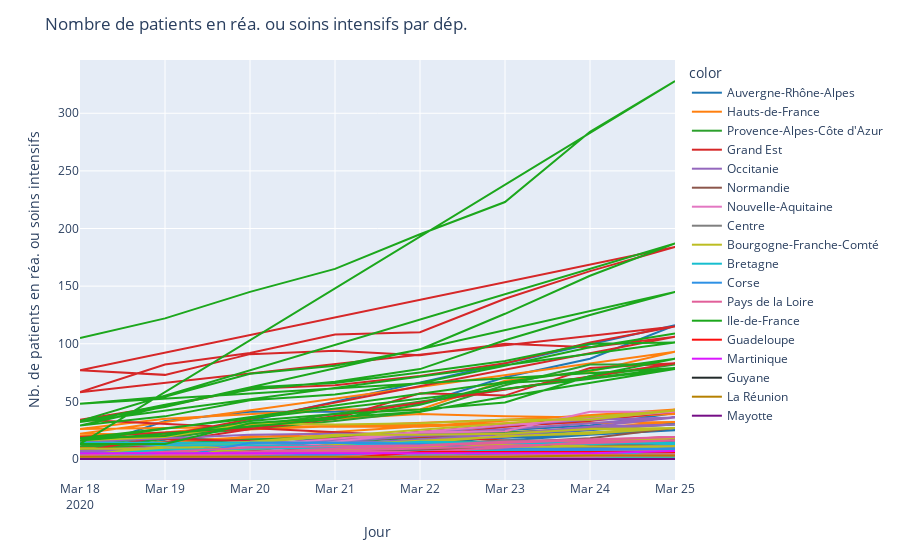

The cell this chart's notebook holds for it:
### Code cell
fig = px.line(x=df['jour'], y=df['rea'], color=df["regionName"], color_discrete_sequence=colors)
fig.update_layout(
    title_text='Nombre de patients en réa. ou soins intensifs par dép.'
)
fig.update_xaxes(title="Jour")
fig.update_yaxes(title="Nb. de patients en réa. ou soins intensifs")
fig.show()

### Figure 1 — Plotly figure (JSON) as saved in the notebook; plotly's stock layout.template omitted (floating-point values rounded to 4 significant figures)
{"data": [{"hoverlabel": {"namelength": 0}, "hovertemplate": "color=Auvergne-Rhône-Alpes<br>x=%{x}<br>y=%{y}", "legendgroup": "Auvergne-Rhône-Alpes", "line": {"color": "#1F77B4", "dash": "solid"}, "mode": "lines", "name": "Auvergne-Rhône-Alpes", "showlegend": true, "type": "scatter", "x": ["2020-03-18", "2020-03-19", "2020-03-20", "2020-03-21", "2020-03-22", "2020-03-23", "2020-03-24", "2020-03-25", "2020-03-18", "2020-03-19", "2020-03-20", "2020-03-21", "2020-03-22", "2020-03-23", "2020-03-24", "2020-03-25", "2020-03-18", "2020-03-19", "2020-03-20", "2020-03-21", "2020-03-22", "2020-03-23", "2020-03-24", "2020-03-25", "2020-03-18", "2020-03-19", "2020-03-20", "2020-03-21", "2020-03-22", "2020-03-23", "2020-03-24", "2020-03-25", "2020-03-18", "2020-03-19", "2020-03-20", "2020-03-21", "2020-03-22", "2020-03-23", "2020-03-24", "2020-03-25", "2020-03-18", "2020-03-19", "2020-03-20", "2020-03-21", "2020-03-22", "2020-03-23", "2020-03-24", "2020-03-25", "2020-03-18", "2020-03-19", "2020-03-20", "2020-03-21", "2020-03-22", "2020-03-23", "2020-03-24", "2020-03-25", "2020-03-18", "2020-03-19", "2020-03-20", "2020-03-21", "2020-03-22", "2020-03-23", "2020-03-24", "2020-03-25", "2020-03-18", "2020-03-19", "2020-03-20", "2020-03-21", "2020-03-22", "2020-03-23", "2020-03-24", "2020-03-25", "2020-03-18", "2020-03-19", "2020-03-20", "2020-03-21", "2020-03-22", "2020-03-23", "2020-03-24", "2020-03-25", "2020-03-18", "2020-03-19", "2020-03-20", "2020-03-21", "2020-03-22", "2020-03-23", "2020-03-24", "2020-03-25", "2020-03-18", "2020-03-19", "2020-03-20", "2020-03-21", "2020-03-22", "2020-03-23", "2020-03-24", "2020-03-25"], "xaxis": "x", "y": [0, 0, 0, 0, 1, 3, 3, 6, 0, 0, 0, 0, 0, 0, 0, 0, 1, 2, 3, 3, 3, 3, 4, 5, 1, 1, 1, 1, 1, 2, 3, 4, 2, 8, 9, 9, 11, 16, 21, 25, 2, 2, 2, 2, 2, 7, 7, 16, 10, 18, 17, 18, 23, 25, 29, 40, 1, 1, 2, 2, 2, 3, 3, 4, 2, 1, 1, 1, 2, 3, 4, 4, 8, 33, 41, 41, 48, 71, 87, 116, 0, 2, 2, 2, 2, 4, 4, 7, 8, 11, 9, 9, 11, 20, 25, 31], "yaxis": "y"}, {"hoverlabel": {"namelength": 0}, "hovertemplate": "color=Hauts-de-France<br>x=%{x}<br>y=%{y}", "legendgroup": "Hauts-de-France", "line": {"color": "#FF7F0E", "dash": "solid"}, "mode": "lines", "name": "Hauts-de-France", "showlegend": true, "type": "scatter", "x": ["2020-03-18", "2020-03-19", "2020-03-20", "2020-03-21", "2020-03-22", "2020-03-23", "2020-03-24", "2020-03-25", "2020-03-18", "2020-03-19", "2020-03-20", "2020-03-21", "2020-03-22", "2020-03-23", "2020-03-24", "2020-03-25", "2020-03-18", "2020-03-19", "2020-03-20", "2020-03-21", "2020-03-22", "2020-03-23", "2020-03-24", "2020-03-25", "2020-03-18", "2020-03-19", "2020-03-20", "2020-03-21", "2020-03-22", "2020-03-23", "2020-03-24", "2020-03-25", "2020-03-18", "2020-03-19", "2020-03-20", "2020-03-21", "2020-03-22", "2020-03-23", "2020-03-24", "2020-03-25"], "xaxis": "x", "y": [10, 15, 19, 20, 21, 23, 27, 32, 26, 35, 39, 43, 43, 68, 76, 93, 22, 21, 28, 28, 28, 31, 35, 43, 9, 11, 20, 18, 20, 28, 34, 40, 20, 23, 30, 35, 39, 37, 36, 39], "yaxis": "y"}, {"hoverlabel": {"namelength": 0}, "hovertemplate": "color=Provence-Alpes-Côte d'Azur<br>x=%{x}<br>y=%{y}", "legendgroup": "Provence-Alpes-Côte d'Azur", "line": {"color": "#2CA02C", "dash": "solid"}, "mode": "lines", "name": "Provence-Alpes-Côte d'Azur", "showlegend": true, "type": "scatter", "x": ["2020-03-18", "2020-03-19", "2020-03-20", "2020-03-21", "2020-03-22", "2020-03-23", "2020-03-24", "2020-03-25", "2020-03-18", "2020-03-19", "2020-03-20", "2020-03-21", "2020-03-22", "2020-03-23", "2020-03-24", "2020-03-25", "2020-03-18", "2020-03-19", "2020-03-20", "2020-03-21", "2020-03-22", "2020-03-23", "2020-03-24", "2020-03-25", "2020-03-18", "2020-03-19", "2020-03-20", "2020-03-21", "2020-03-22", "2020-03-23", "2020-03-24", "2020-03-25", "2020-03-18", "2020-03-19", "2020-03-20", "2020-03-21", "2020-03-22", "2020-03-23", "2020-03-24", "2020-03-25", "2020-03-18", "2020-03-19", "2020-03-20", "2020-03-21", "2020-03-22", "2020-03-23", "2020-03-24", "2020-03-25"], "xaxis": "x", "y": [1, 1, 1, 1, 1, 1, 1, 1, 1, 1, 1, 1, 1, 3, 4, 4, 1, 5, 7, 7, 8, 13, 12, 17, 11, 20, 26, 33, 41, 64, 82, 82, 7, 13, 17, 19, 22, 23, 26, 30, 3, 4, 3, 5, 5, 8, 8, 9], "yaxis": "y"}, {"hoverlabel": {"namelength": 0}, "hovertemplate": "color=Grand Est<br>x=%{x}<br>y=%{y}", "legendgroup": "Grand Est", "line": {"color": "#D62728", "dash": "solid"}, "mode": "lines", "name": "Grand Est", "showlegend": true, "type": "scatter", "x": ["2020-03-18", "2020-03-19", "2020-03-20", "2020-03-21", "2020-03-22", "2020-03-23", "2020-03-24", "2020-03-25", "2020-03-18", "2020-03-19", "2020-03-20", "2020-03-21", "2020-03-22", "2020-03-23", "2020-03-24", "2020-03-25", "2020-03-18", "2020-03-19", "2020-03-20", "2020-03-21", "2020-03-22", "2020-03-23", "2020-03-24", "2020-03-25", "2020-03-18", "2020-03-19", "2020-03-20", "2020-03-21", "2020-03-22", "2020-03-23", "2020-03-24", "2020-03-25", "2020-03-18", "2020-03-19", "2020-03-20", "2020-03-21", "2020-03-22", "2020-03-23", "2020-03-24", "2020-03-25", "2020-03-18", "2020-03-19", "2020-03-20", "2020-03-21", "2020-03-22", "2020-03-23", "2020-03-24", "2020-03-25", "2020-03-18", "2020-03-19", "2020-03-20", "2020-03-21", "2020-03-22", "2020-03-23", "2020-03-24", "2020-03-25", "2020-03-18", "2020-03-19", "2020-03-20", "2020-03-21", "2020-03-22", "2020-03-23", "2020-03-24", "2020-03-25", "2020-03-18", "2020-03-19", "2020-03-20", "2020-03-21", "2020-03-22", "2020-03-23", "2020-03-24", "2020-03-25", "2020-03-18", "2020-03-19", "2020-03-20", "2020-03-21", "2020-03-22", "2020-03-23", "2020-03-24", "2020-03-25"], "xaxis": "x", "y": [0, 0, 1, 1, 1, 3, 3, 3, 0, 1, 2, 2, 4, 4, 4, 9, 7, 7, 11, 16, 19, 28, 33, 41, 0, 0, 0, 0, 2, 3, 6, 7, 19, 23, 26, 35, 57, 55, 79, 83, 3, 3, 5, 6, 6, 7, 7, 9, 34, 46, 61, 64, 72, 83, 101, 115, 58, 82, 92, 108, 110, 139, 163, 184, 77, 73, 91, 94, 90, 100, 97, 106, 6, 6, 5, 6, 9, 10, 11, 18], "yaxis": "y"}, {"hoverlabel": {"namelength": 0}, "hovertemplate": "color=Occitanie<br>x=%{x}<br>y=%{y}", "legendgroup": "Occitanie", "line": {"color": "#9467BD", "dash": "solid"}, "mode": "lines", "name": "Occitanie", "showlegend": true, "type": "scatter", "x": ["2020-03-18", "2020-03-19", "2020-03-20", "2020-03-21", "2020-03-22", "2020-03-23", "2020-03-24", "2020-03-25", "2020-03-18", "2020-03-19", "2020-03-20", "2020-03-21", "2020-03-22", "2020-03-23", "2020-03-24", "2020-03-25", "2020-03-18", "2020-03-19", "2020-03-20", "2020-03-21", "2020-03-22", "2020-03-23", "2020-03-24", "2020-03-25", "2020-03-18", "2020-03-19", "2020-03-20", "2020-03-21", "2020-03-22", "2020-03-23", "2020-03-24", "2020-03-25", "2020-03-18", "2020-03-19", "2020-03-20", "2020-03-21", "2020-03-22", "2020-03-23", "2020-03-24", "2020-03-25", "2020-03-18", "2020-03-19", "2020-03-20", "2020-03-21", "2020-03-22", "2020-03-23", "2020-03-24", "2020-03-25", "2020-03-18", "2020-03-19", "2020-03-20", "2020-03-21", "2020-03-22", "2020-03-23", "2020-03-24", "2020-03-25", "2020-03-18", "2020-03-19", "2020-03-20", "2020-03-21", "2020-03-22", "2020-03-23", "2020-03-24", "2020-03-25", "2020-03-18", "2020-03-19", "2020-03-20", "2020-03-21", "2020-03-22", "2020-03-23", "2020-03-24", "2020-03-25", "2020-03-18", "2020-03-19", "2020-03-20", "2020-03-21", "2020-03-22", "2020-03-23", "2020-03-24", "2020-03-25", "2020-03-18", "2020-03-19", "2020-03-20", "2020-03-21", "2020-03-22", "2020-03-23", "2020-03-24", "2020-03-25", "2020-03-18", "2020-03-19", "2020-03-20", "2020-03-21", "2020-03-22", "2020-03-23", "2020-03-24", "2020-03-25", "2020-03-18", "2020-03-19", "2020-03-20", "2020-03-21", "2020-03-22", "2020-03-23", "2020-03-24", "2020-03-25"], "xaxis": "x", "y": [1, 1, 1, 1, 1, 3, 3, 3, 7, 11, 11, 9, 9, 13, 11, 12, 2, 2, 2, 2, 2, 2, 3, 4, 3, 1, 1, 1, 1, 5, 8, 10, 5, 6, 10, 14, 16, 19, 28, 36, 1, 3, 3, 3, 3, 3, 3, 3, 15, 18, 21, 22, 22, 29, 34, 36, 0, 0, 0, 0, 0, 0, 0, 1, 0, 0, 0, 0, 0, 0, 2, 2, 0, 1, 1, 1, 1, 1, 1, 2, 5, 11, 15, 15, 20, 22, 28, 30, 0, 1, 1, 1, 2, 3, 3, 7, 0, 0, 0, 1, 1, 1, 1, 1], "yaxis": "y"}, {"hoverlabel": {"namelength": 0}, "hovertemplate": "color=Normandie<br>x=%{x}<br>y=%{y}", "legendgroup": "Normandie", "line": {"color": "#8C564B", "dash": "solid"}, "mode": "lines", "name": "Normandie", "showlegend": true, "type": "scatter", "x": ["2020-03-18", "2020-03-19", "2020-03-20", "2020-03-21", "2020-03-22", "2020-03-23", "2020-03-24", "2020-03-25", "2020-03-18", "2020-03-19", "2020-03-20", "2020-03-21", "2020-03-22", "2020-03-23", "2020-03-24", "2020-03-25", "2020-03-18", "2020-03-19", "2020-03-20", "2020-03-21", "2020-03-22", "2020-03-23", "2020-03-24", "2020-03-25", "2020-03-18", "2020-03-19", "2020-03-20", "2020-03-21", "2020-03-22", "2020-03-23", "2020-03-24", "2020-03-25", "2020-03-18", "2020-03-19", "2020-03-20", "2020-03-21", "2020-03-22", "2020-03-23", "2020-03-24", "2020-03-25"], "xaxis": "x", "y": [1, 1, 1, 3, 4, 6, 10, 14, 0, 1, 1, 3, 4, 4, 4, 6, 0, 0, 4, 4, 5, 7, 6, 5, 0, 0, 1, 1, 1, 2, 2, 4, 3, 4, 6, 10, 11, 14, 18, 27], "yaxis": "y"}, {"hoverlabel": {"namelength": 0}, "hovertemplate": "color=Nouvelle-Aquitaine<br>x=%{x}<br>y=%{y}", "legendgroup": "Nouvelle-Aquitaine", "line": {"color": "#E377C2", "dash": "solid"}, "mode": "lines", "name": "Nouvelle-Aquitaine", "showlegend": true, "type": "scatter", "x": ["2020-03-18", "2020-03-19", "2020-03-20", "2020-03-21", "2020-03-22", "2020-03-23", "2020-03-24", "2020-03-25", "2020-03-18", "2020-03-19", "2020-03-20", "2020-03-21", "2020-03-22", "2020-03-23", "2020-03-24", "2020-03-25", "2020-03-18", "2020-03-19", "2020-03-20", "2020-03-21", "2020-03-22", "2020-03-23", "2020-03-24", "2020-03-25", "2020-03-18", "2020-03-19", "2020-03-20", "2020-03-21", "2020-03-22", "2020-03-23", "2020-03-24", "2020-03-25", "2020-03-18", "2020-03-19", "2020-03-20", "2020-03-21", "2020-03-22", "2020-03-23", "2020-03-24", "2020-03-25", "2020-03-18", "2020-03-19", "2020-03-20", "2020-03-21", "2020-03-22", "2020-03-23", "2020-03-24", "2020-03-25", "2020-03-18", "2020-03-19", "2020-03-20", "2020-03-21", "2020-03-22", "2020-03-23", "2020-03-24", "2020-03-25", "2020-03-18", "2020-03-19", "2020-03-20", "2020-03-21", "2020-03-22", "2020-03-23", "2020-03-24", "2020-03-25", "2020-03-18", "2020-03-19", "2020-03-20", "2020-03-21", "2020-03-22", "2020-03-23", "2020-03-24", "2020-03-25", "2020-03-18", "2020-03-19", "2020-03-20", "2020-03-21", "2020-03-22", "2020-03-23", "2020-03-24", "2020-03-25", "2020-03-18", "2020-03-19", "2020-03-20", "2020-03-21", "2020-03-22", "2020-03-23", "2020-03-24", "2020-03-25", "2020-03-18", "2020-03-19", "2020-03-20", "2020-03-21", "2020-03-22", "2020-03-23", "2020-03-24", "2020-03-25"], "xaxis": "x", "y": [0, 0, 0, 1, 3, 4, 4, 3, 2, 2, 3, 4, 4, 6, 6, 6, 0, 0, 0, 0, 0, 1, 3, 4, 0, 0, 0, 0, 0, 0, 0, 0, 1, 1, 3, 3, 3, 3, 4, 5, 4, 5, 5, 15, 23, 24, 41, 41, 0, 0, 0, 0, 0, 0, 0, 2, 4, 1, 1, 1, 2, 4, 2, 1, 0, 0, 0, 1, 1, 1, 5, 7, 1, 1, 1, 1, 1, 1, 1, 1, 0, 0, 0, 0, 1, 1, 0, 0, 0, 1, 2, 2, 2, 2, 3, 5], "yaxis": "y"}, {"hoverlabel": {"namelength": 0}, "hovertemplate": "color=Centre<br>x=%{x}<br>y=%{y}", "legendgroup": "Centre", "line": {"color": "#7F7F7F", "dash": "solid"}, "mode": "lines", "name": "Centre", "showlegend": true, "type": "scatter", "x": ["2020-03-18", "2020-03-19", "2020-03-20", "2020-03-21", "2020-03-22", "2020-03-23", "2020-03-24", "2020-03-25", "2020-03-18", "2020-03-19", "2020-03-20", "2020-03-21", "2020-03-22", "2020-03-23", "2020-03-24", "2020-03-25", "2020-03-18", "2020-03-19", "2020-03-20", "2020-03-21", "2020-03-22", "2020-03-23", "2020-03-24", "2020-03-25", "2020-03-18", "2020-03-19", "2020-03-20", "2020-03-21", "2020-03-22", "2020-03-23", "2020-03-24", "2020-03-25", "2020-03-18", "2020-03-19", "2020-03-20", "2020-03-21", "2020-03-22", "2020-03-23", "2020-03-24", "2020-03-25", "2020-03-18", "2020-03-19", "2020-03-20", "2020-03-21", "2020-03-22", "2020-03-23", "2020-03-24", "2020-03-25"], "xaxis": "x", "y": [0, 0, 0, 0, 0, 0, 2, 5, 3, 4, 2, 2, 2, 10, 12, 18, 0, 0, 1, 2, 2, 5, 7, 7, 1, 3, 5, 4, 5, 6, 6, 8, 0, 0, 0, 0, 0, 1, 1, 2, 1, 3, 5, 6, 12, 16, 16, 18], "yaxis": "y"}, {"hoverlabel": {"namelength": 0}, "hovertemplate": "color=Bourgogne-Franche-Comté<br>x=%{x}<br>y=%{y}", "legendgroup": "Bourgogne-Franche-Comté", "line": {"color": "#BCBD22", "dash": "solid"}, "mode": "lines", "name": "Bourgogne-Franche-Comté", "showlegend": true, "type": "scatter", "x": ["2020-03-18", "2020-03-19", "2020-03-20", "2020-03-21", "2020-03-22", "2020-03-23", "2020-03-24", "2020-03-25", "2020-03-18", "2020-03-19", "2020-03-20", "2020-03-21", "2020-03-22", "2020-03-23", "2020-03-24", "2020-03-25", "2020-03-18", "2020-03-19", "2020-03-20", "2020-03-21", "2020-03-22", "2020-03-23", "2020-03-24", "2020-03-25", "2020-03-18", "2020-03-19", "2020-03-20", "2020-03-21", "2020-03-22", "2020-03-23", "2020-03-24", "2020-03-25", "2020-03-18", "2020-03-19", "2020-03-20", "2020-03-21", "2020-03-22", "2020-03-23", "2020-03-24", "2020-03-25", "2020-03-18", "2020-03-19", "2020-03-20", "2020-03-21", "2020-03-22", "2020-03-23", "2020-03-24", "2020-03-25", "2020-03-18", "2020-03-19", "2020-03-20", "2020-03-21", "2020-03-22", "2020-03-23", "2020-03-24", "2020-03-25", "2020-03-18", "2020-03-19", "2020-03-20", "2020-03-21", "2020-03-22", "2020-03-23", "2020-03-24", "2020-03-25"], "xaxis": "x", "y": [16, 19, 31, 30, 31, 34, 34, 42, 3, 11, 15, 21, 21, 22, 26, 27, 1, 1, 1, 1, 1, 1, 2, 4, 0, 0, 1, 1, 1, 2, 2, 2, 4, 3, 6, 6, 6, 6, 13, 18, 0, 3, 5, 6, 6, 7, 14, 19, 0, 1, 3, 3, 3, 7, 8, 11, 9, 9, 9, 11, 14, 20, 22, 27], "yaxis": "y"}, {"hoverlabel": {"namelength": 0}, "hovertemplate": "color=Bretagne<br>x=%{x}<br>y=%{y}", "legendgroup": "Bretagne", "line": {"color": "#17BECF", "dash": "solid"}, "mode": "lines", "name": "Bretagne", "showlegend": true, "type": "scatter", "x": ["2020-03-18", "2020-03-19", "2020-03-20", "2020-03-21", "2020-03-22", "2020-03-23", "2020-03-24", "2020-03-25", "2020-03-18", "2020-03-19", "2020-03-20", "2020-03-21", "2020-03-22", "2020-03-23", "2020-03-24", "2020-03-25", "2020-03-18", "2020-03-19", "2020-03-20", "2020-03-21", "2020-03-22", "2020-03-23", "2020-03-24", "2020-03-25", "2020-03-18", "2020-03-19", "2020-03-20", "2020-03-21", "2020-03-22", "2020-03-23", "2020-03-24", "2020-03-25"], "xaxis": "x", "y": [1, 1, 0, 1, 1, 1, 2, 2, 5, 5, 4, 2, 2, 1, 1, 9, 3, 8, 9, 10, 13, 14, 13, 14, 14, 12, 12, 11, 15, 14, 14, 13], "yaxis": "y"}, {"hoverlabel": {"namelength": 0}, "hovertemplate": "color=Corse<br>x=%{x}<br>y=%{y}", "legendgroup": "Corse", "line": {"color": "#2E91E5", "dash": "solid"}, "mode": "lines", "name": "Corse", "showlegend": true, "type": "scatter", "x": ["2020-03-18", "2020-03-19", "2020-03-20", "2020-03-21", "2020-03-22", "2020-03-23", "2020-03-24", "2020-03-25", "2020-03-18", "2020-03-19", "2020-03-20", "2020-03-21", "2020-03-22", "2020-03-23", "2020-03-24", "2020-03-25"], "xaxis": "x", "y": [0, 0, 14, 14, 13, 9, 9, 9, 0, 0, 0, 0, 0, 0, 0, 0], "yaxis": "y"}, {"hoverlabel": {"namelength": 0}, "hovertemplate": "color=Pays de la Loire<br>x=%{x}<br>y=%{y}", "legendgroup": "Pays de la Loire", "line": {"color": "#E15F99", "dash": "solid"}, "mode": "lines", "name": "Pays de la Loire", "showlegend": true, "type": "scatter", "x": ["2020-03-18", "2020-03-19", "2020-03-20", "2020-03-21", "2020-03-22", "2020-03-23", "2020-03-24", "2020-03-25", "2020-03-18", "2020-03-19", "2020-03-20", "2020-03-21", "2020-03-22", "2020-03-23", "2020-03-24", "2020-03-25", "2020-03-18", "2020-03-19", "2020-03-20", "2020-03-21", "2020-03-22", "2020-03-23", "2020-03-24", "2020-03-25", "2020-03-18", "2020-03-19", "2020-03-20", "2020-03-21", "2020-03-22", "2020-03-23", "2020-03-24", "2020-03-25", "2020-03-18", "2020-03-19", "2020-03-20", "2020-03-21", "2020-03-22", "2020-03-23", "2020-03-24", "2020-03-25"], "xaxis": "x", "y": [3, 6, 10, 11, 12, 15, 17, 19, 1, 3, 4, 6, 6, 10, 15, 16, 0, 1, 2, 2, 2, 2, 2, 4, 0, 0, 0, 0, 0, 2, 3, 3, 0, 1, 1, 2, 5, 6, 6, 7], "yaxis": "y"}, {"hoverlabel": {"namelength": 0}, "hovertemplate": "color=Ile-de-France<br>x=%{x}<br>y=%{y}", "legendgroup": "Ile-de-France", "line": {"color": "#1CA71C", "dash": "solid"}, "mode": "lines", "name": "Ile-de-France", "showlegend": true, "type": "scatter", "x": ["2020-03-18", "2020-03-19", "2020-03-20", "2020-03-21", "2020-03-22", "2020-03-23", "2020-03-24", "2020-03-25", "2020-03-18", "2020-03-19", "2020-03-20", "2020-03-21", "2020-03-22", "2020-03-23", "2020-03-24", "2020-03-25", "2020-03-18", "2020-03-19", "2020-03-20", "2020-03-21", "2020-03-22", "2020-03-23", "2020-03-24", "2020-03-25", "2020-03-18", "2020-03-19", "2020-03-20", "2020-03-21", "2020-03-22", "2020-03-23", "2020-03-24", "2020-03-25", "2020-03-18", "2020-03-19", "2020-03-20", "2020-03-21", "2020-03-22", "2020-03-23", "2020-03-24", "2020-03-25", "2020-03-18", "2020-03-19", "2020-03-20", "2020-03-21", "2020-03-22", "2020-03-23", "2020-03-24", "2020-03-25", "2020-03-18", "2020-03-19", "2020-03-20", "2020-03-21", "2020-03-22", "2020-03-23", "2020-03-24", "2020-03-25", "2020-03-18", "2020-03-19", "2020-03-20", "2020-03-21", "2020-03-22", "2020-03-23", "2020-03-24", "2020-03-25"], "xaxis": "x", "y": [105, 122, 145, 165, 195, 223, 284, 328, 13, 13, 31, 36, 41, 54, 66, 78, 18, 20, 33, 39, 43, 49, 72, 87, 16, 22, 28, 35, 47, 66, 70, 79, 48, 54, 74, 81, 95, 126, 159, 187, 33, 45, 62, 66, 75, 85, 100, 101, 32, 47, 60, 67, 78, 103, 125, 145, 29, 37, 51, 56, 66, 81, 97, 109], "yaxis": "y"}, {"hoverlabel": {"namelength": 0}, "hovertemplate": "color=Guadeloupe<br>x=%{x}<br>y=%{y}", "legendgroup": "Guadeloupe", "line": {"color": "#FB0D0D", "dash": "solid"}, "mode": "lines", "name": "Guadeloupe", "showlegend": true, "type": "scatter", "x": ["2020-03-18", "2020-03-19", "2020-03-20", "2020-03-21", "2020-03-22", "2020-03-23", "2020-03-24", "2020-03-25"], "xaxis": "x", "y": [0, 0, 0, 0, 6, 6, 6, 6], "yaxis": "y"}, {"hoverlabel": {"namelength": 0}, "hovertemplate": "color=Martinique<br>x=%{x}<br>y=%{y}", "legendgroup": "Martinique", "line": {"color": "#DA16FF", "dash": "solid"}, "mode": "lines", "name": "Martinique", "showlegend": true, "type": "scatter", "x": ["2020-03-18", "2020-03-19", "2020-03-20", "2020-03-21", "2020-03-22", "2020-03-23", "2020-03-24", "2020-03-25"], "xaxis": "x", "y": [5, 5, 5, 5, 5, 5, 5, 7], "yaxis": "y"}, {"hoverlabel": {"namelength": 0}, "hovertemplate": "color=Guyane<br>x=%{x}<br>y=%{y}", "legendgroup": "Guyane", "line": {"color": "#222A2A", "dash": "solid"}, "mode": "lines", "name": "Guyane", "showlegend": true, "type": "scatter", "x": ["2020-03-18", "2020-03-19", "2020-03-20", "2020-03-21", "2020-03-22", "2020-03-23", "2020-03-24", "2020-03-25"], "xaxis": "x", "y": [0, 0, 0, 0, 0, 0, 0, 0], "yaxis": "y"}, {"hoverlabel": {"namelength": 0}, "hovertemplate": "color=La Réunion<br>x=%{x}<br>y=%{y}", "legendgroup": "La Réunion", "line": {"color": "#B68100", "dash": "solid"}, "mode": "lines", "name": "La Réunion", "showlegend": true, "type": "scatter", "x": ["2020-03-18", "2020-03-19", "2020-03-20", "2020-03-21", "2020-03-22", "2020-03-23", "2020-03-24", "2020-03-25"], "xaxis": "x", "y": [2, 2, 2, 2, 2, 2, 3, 3], "yaxis": "y"}, {"hoverlabel": {"namelength": 0}, "hovertemplate": "color=Mayotte<br>x=%{x}<br>y=%{y}", "legendgroup": "Mayotte", "line": {"color": "#750D86", "dash": "solid"}, "mode": "lines", "name": "Mayotte", "showlegend": true, "type": "scatter", "x": ["2020-03-18", "2020-03-19", "2020-03-20", "2020-03-21", "2020-03-22", "2020-03-23", "2020-03-24", "2020-03-25"], "xaxis": "x", "y": [0, 0, 0, 0, 0, 0, 0, 0], "yaxis": "y"}], "layout": {"legend": {"title": {"text": "color"}, "tracegroupgap": 0}, "margin": {"t": 60}, "title": {"text": "Nombre de patients en réa. ou soins intensifs par dép."}, "xaxis": {"anchor": "y", "domain": [0, 1], "title": {"text": "Jour"}}, "yaxis": {"anchor": "x", "domain": [0, 1], "title": {"text": "Nb. de patients en réa. ou soins intensifs"}}}}
